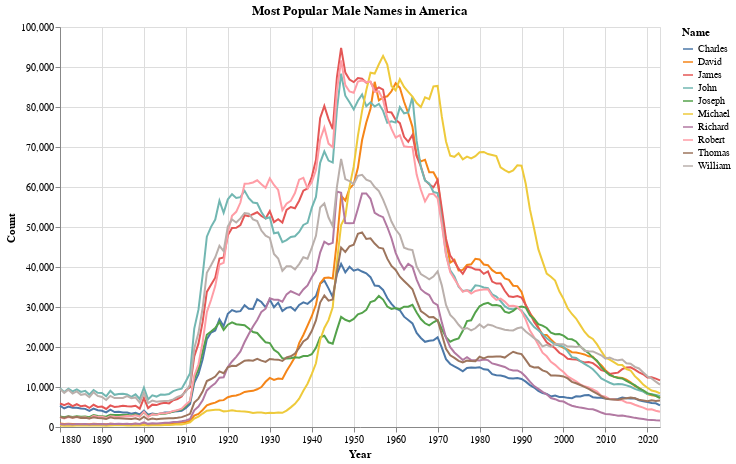

Notebook code cell kept with this figure:
### Code cell
# Extract top 10 most common male names in the database and track their trends over the years

m_df = national_df[national_df['Sex'] == 'M']
m_df.groupby('Name')['Count'].sum().reset_index(name='Total Count').sort_values('Total Count', ascending=False).head(10)
top_m_names = m_df[m_df['Name'].isin(['James', 'John', 'Robert', 'Michael', 'William', 'David', 'Joseph', 'Richard', 'Charles', 'Thomas'])]
m_names_trend = top_m_names.groupby(['Name', 'Year'])['Count'].sum().reset_index()
m_names_trend['Year'] = pd.to_datetime(m_names_trend['Year'], format='%Y')

alt.Chart(m_names_trend, title='Most Popular Male Names in America').mark_line().encode(
    x=alt.X('Year:T', axis=alt.Axis(format='%Y')),
    y='Count:Q',
    color='Name:N'
).properties(
    width=600,
    height=400
)

### Figure 1 — Vega specification as saved in the notebook (floating-point values rounded to 4 significant figures; data arrays with more than 128 entries replaced by an {"elided": "..."} marker saying what was removed)
{"$schema": "https://vega.github.io/schema/vega/v5.json", "data": [{"name": "source_0", "values": {"elided": "1440 records"}, "transform": [{"type": "formula", "expr": "toDate(datum['Year'])", "as": "Year"}]}, {"name": "source_0_y_domain_Count", "values": [{"min": 298, "max": 94761}]}, {"name": "source_0_color_domain_Name", "values": [{"Name": "Charles"}, {"Name": "David"}, {"Name": "James"}, {"Name": "John"}, {"Name": "Joseph"}, {"Name": "Michael"}, {"Name": "Richard"}, {"Name": "Robert"}, {"Name": "Thomas"}, {"Name": "William"}]}], "marks": [{"type": "group", "name": "pathgroup", "from": {"facet": {"data": "source_0", "name": "faceted_path_main", "groupby": ["Name"]}}, "encode": {"update": {"width": {"field": {"signal": null, "datum": null, "group": "width", "parent": null}}, "height": {"field": {"signal": null, "datum": null, "group": "height", "parent": null}}}}, "marks": [{"type": "line", "name": "marks", "from": {"data": "faceted_path_main"}, "sort": {"field": "datum[\"Year\"]"}, "encode": {"update": {"defined": {"signal": "isValid(datum[\"Year\"]) && isFinite(+datum[\"Year\"]) && isValid(datum[\"Count\"]) && isFinite(+datum[\"Count\"])"}, "stroke": {"field": "Name", "scale": "color"}, "y": {"field": "Count", "scale": "y"}, "x": {"field": "Year", "scale": "x"}}}, "style": ["line"]}]}], "scales": [{"name": "x", "type": "time", "domain": {"data": "source_0", "field": "Year"}, "range": [0, {"signal": "width"}]}, {"name": "y", "type": "linear", "domain": [{"signal": "(data(\"source_0_y_domain_Count\")[0] || {}).min"}, {"signal": "(data(\"source_0_y_domain_Count\")[0] || {}).max"}], "range": [{"signal": "height"}, 0], "zero": true, "nice": true}, {"name": "color", "type": "ordinal", "domain": {"data": "source_0_color_domain_Name", "field": "Name", "sort": true}, "range": "category"}], "axes": [{"scale": "x", "tickCount": {"signal": "ceil(width/40)"}, "ticks": false, "domain": false, "labels": false, "aria": false, "minExtent": 0, "orient": "bottom", "zindex": 0, "grid": true, "maxExtent": 0, "gridScale": "y"}, {"scale": "y", "minExtent": 0, "aria": false, "gridScale": "x", "zindex": 0, "ticks": false, "orient": "left", "labels": false, "grid": true, "tickCount": {"signal": "ceil(height/40)"}, "maxExtent": 0, "domain": false}, {"scale": "x", "format": "%Y", "grid": false, "labelOverlap": true, "title": "Year", "tickCount": {"signal": "ceil(width/40)"}, "labelFlush": true, "zindex": 0, "orient": "bottom"}, {"scale": "y", "grid": false, "labelOverlap": true, "tickCount": {"signal": "ceil(height/40)"}, "zindex": 0, "orient": "left", "title": "Count"}], "title": {"text": "Most Popular Male Names in America", "frame": "group"}, "background": "white", "style": "cell", "height": 400, "width": 600, "padding": 5, "legends": [{"stroke": "color", "symbolType": "stroke", "title": "Name"}]}
